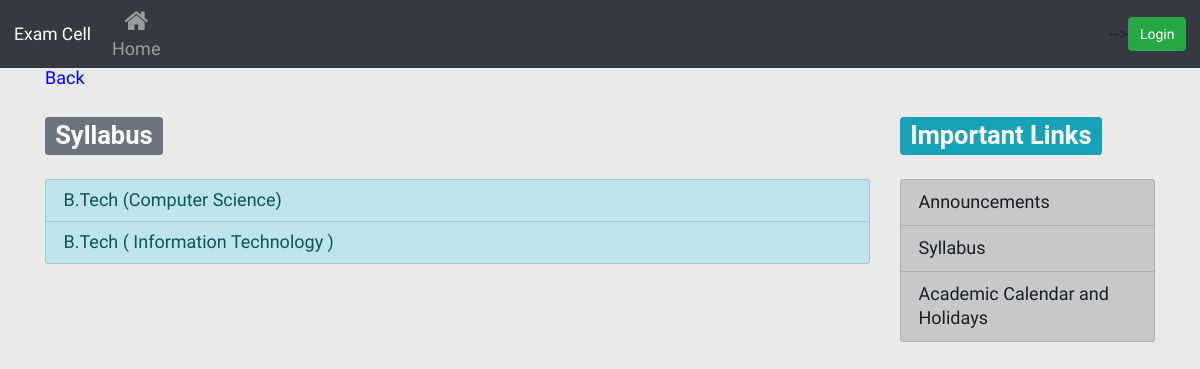
Page /syllabus/ on the committed database.
### faculty/models.py (models this page shows, shortened)
class Syllabus(models.Model):
	title = models.CharField(max_length=100,verbose_name = "Title")
	file = models.FileField(upload_to='uploads/%Y %m %d/',blank=True)
	class Meta:
		verbose_name_plural = "Syllabus"

### exam/views.py (the view)
# urls.py: path('syllabus/', views.syllabus, name= 'syllabus'),
def syllabus(request):
	query = Syllabus.objects.all().order_by('-id')
	return render(request,"exam/syllabus.html",{"syllabus":query})

### exam/templates/exam/syllabus.html (shortened to what this page needs)
{% extends 'exam/base.html' %}
{% block content %}
{% load static %}
<!DOCTYPE html>
<html>
<head>
</head>
<body>
	<a href="{% url 'home' %}" style="color:blue;">Back</a>
	<h3> <span class="badge badge-secondary">Syllabus</span></h3>
	<div class="list-group">
	{% for syl in syllabus %}
		{% if syl.file %}
			<a href="/{{ syl.file }}/" class="list-group-item list-group-item-action list-group-item-info">{{ syl.title }}</a>
		{% else %}
			<a class="list-group-item">{{ syl.title }}</a>
		{% endif %}
	{% endfor %}
	</div>
</body>
</html>
{%endblock content%}

### exam/static/exam/css/styles.css (style rules this page uses)
body { background: #eaeaea; font-family: 'Acme', sans-serif; font-size:18px; }

### rows in the picture
Syllabus: title "B.Tech (Computer Science)"
Syllabus: title "B.Tech ( Information Technology )"
